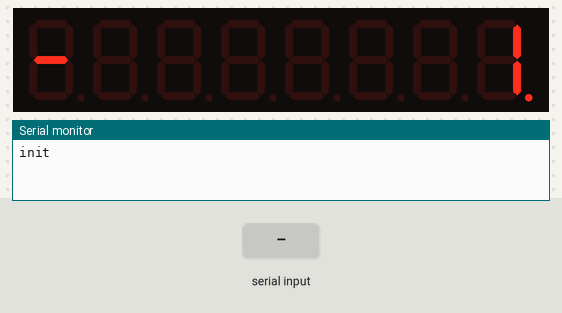
Recording of a sketch running on a simulated Arduino Uno, built with avr-gcc and run on an emulated ATmega328P. Shown: 8-digit seven-segment display, the last lines printed to the serial monitor. Inputs (shaded band) come from the test bench.

Above: at 1.2 s.
1.3 s: "t" received over Serial
At 1.7 s:
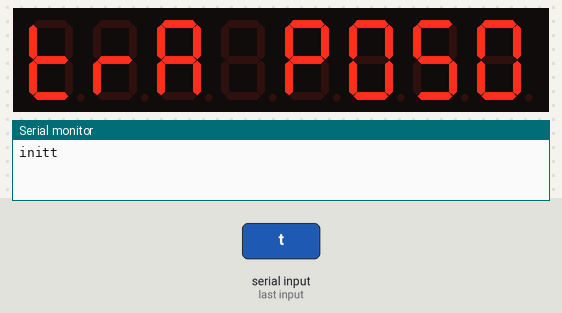
At 2.2 s:
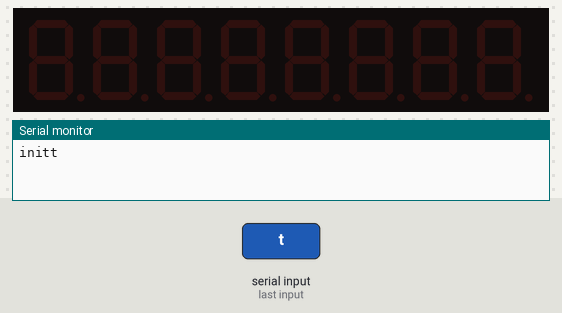
Timing chart, 0 to 4.3 s (numbered marks = the images above; inputs shaded):
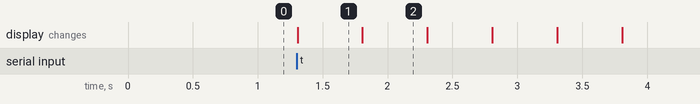

The sketch:

display.ino
```cpp
#include <EEPROM.h>
#include "SevSeg.h"

int eeAddress = 0;

SevSeg sevseg; //Instantiate a seven segment controller object
int wins;
int anteswins;
void setup() {
  Serial.begin(9600);
  int myTimeout = 5;  // milliseconds for Serial.readString
  Serial.setTimeout(myTimeout);
  byte numDigits = 8;
  byte digitPins[] = {2,3,4,5,9,8,7,6};
  byte segmentPins[] = {10, 11, A0, A1, A2, A3, A4, A5};
  bool resistorsOnSegments = false; // 'false' means resistors are on digit pins
  byte hardwareConfig = 2; // See README.md for options
  bool updateWithDelays = false; // Default. Recommended
  bool leadingZeros = false; // Use 'true' if you'd like to keep the leading zeros

  sevseg.begin(hardwareConfig, numDigits, digitPins, segmentPins, resistorsOnSegments, updateWithDelays, leadingZeros);
  sevseg.setBrightness(90);
  EEPROM.get(eeAddress,wins);
  sevseg.setNumber(wins, 0);
  Serial.print("init");
}

void loop() {
  anteswins=wins;
  if (Serial.available()>0){
    String x = Serial.readString();
    //Serial.println(x);
    String mode = getValue(x, ':', 0);
    String number = getValue(x, ':', 1);
    int numberval = number.toInt();
    Serial.print(mode);
    //char modeval=mode.toChar();
    if (mode=="t\n" || mode=="t"){
      TramposoFull();
      sevseg.setNumber(wins, 0);
    }
    if (mode=="w\n" || mode=="w"){
      ThorWinsFull();
    }
    if (mode=="l\n" || mode=="l"){
      wins--;
    }
    if (mode=="s\n" || mode=="s"){
      wins=numberval;
    }
    if (mode=="r\n" || mode=="r"){
      wins=0;
    }
  }
  if(anteswins!=wins){
    sevseg.setNumber(wins, 0);
    EEPROM.put( eeAddress, wins );
  }

  sevseg.refreshDisplay(); // Must run repeatedly
}

String getValue(String data, char separator, int index)
{
    int found = 0;
    int strIndex[] = { 0, -1 };
    int maxIndex = data.length() - 1;

    for (int i = 0; i <= maxIndex && found <= index; i++) {
        if (data.charAt(i) == separator || i == maxIndex) {
            found++;
            strIndex[0] = strIndex[1] + 1;
            strIndex[1] = (i == maxIndex) ? i+1 : i;
        }
    }
    return found > index ? data.substring(strIndex[0], strIndex[1]) : "";
}
void ThorWins(){
  bool ThorWinsTime=true;
  bool ThorWinsFraseUno=false;
  bool ThorWinsFraseDos=false;
  bool ThorWinsFraseBlank=false;
  unsigned long temporizador = millis();
  while (ThorWinsTime){
    char fraseWinUno[8]={'t','h','o','r','g','a','n','a'};
    char fraseBlank[8]={' ',' ',' ',' ',' ',' ',' ',' '};
    char fraseWinDos[8]={'t','h','o','r','g','a','n','a'};
    if (millis()-temporizador<2000 && ThorWinsFraseUno==false){
      sevseg.setChars(fraseWinUno);
      ThorWinsFraseUno=true;
    }
    if (millis()-temporizador>2000 && ThorWinsFraseBlank==false){
      sevseg.setChars(fraseBlank);
      ThorWinsFraseBlank=true;
    }
    if (millis()-temporizador>2300 && ThorWinsFraseDos==false){
      sevseg.setChars(fraseWinDos);
      ThorWinsFraseDos=true;
    }
    if (millis()-temporizador>4000){
    wins++;
    ThorWinsTime=false;
    }
    sevseg.refreshDisplay();
   }
}

void ThorWinsFull(){
  bool ThorWinsTime=true;
  bool ThorWinsFrase=false;
  bool ThorWinsFraseBlank=false;
  unsigned long temporizador = millis();
  int showTime=500;
  char fraseThorWins[8] = {'t','h','o','r','g','a','n','a'};
  char fraseBlank[8]={' ',' ',' ',' ',' ',' ',' ',' '};
  for (int i=0; i<10; i++){
    ThorWinsTime=true;
    temporizador = millis();
    while (ThorWinsTime){
      if (millis()-temporizador<showTime && ThorWinsFrase==false){
        sevseg.setChars(fraseThorWins);
        ThorWinsFrase=true;
      }
      if (millis()-temporizador>showTime && ThorWinsFraseBlank==false){
        sevseg.setChars(fraseBlank);
        ThorWinsFraseBlank=true;
      }
      if (millis()-temporizador>(showTime+showTime)){
        ThorWinsTime=false;
        ThorWinsFrase=false;
        ThorWinsFraseBlank=false;
      }
      sevseg.refreshDisplay();
    }
  }
  wins++;
  sevseg.refreshDisplay();
}

void TramposoFull(){
  bool TramposoTime=true;
  bool TramposoFrase=false;
  bool TramposoFraseBlank=false;
  bool TramposoFraseDos=false;
  unsigned long temporizador = millis();
  int showTime=500;
  char fraseTramposo[8] = {'t','r','a','m','p','o','s','o'};
  char fraseBlank[8]={' ',' ',' ',' ',' ',' ',' ',' '};
  for (int i=0; i<10; i++){
    TramposoTime=true;
    temporizador = millis();
    while (TramposoTime){
      if (millis()-temporizador<showTime && TramposoFrase==false){
        sevseg.setChars(fraseTramposo);
        TramposoFrase=true;
      }
      if (millis()-temporizador>showTime && TramposoFraseBlank==false){
        sevseg.setChars(fraseBlank);
        TramposoFraseBlank=true;
      }
      if (millis()-temporizador>(showTime+showTime)){
        TramposoTime=false;
        TramposoFrase=false;
        TramposoFraseBlank=false;
      }
      sevseg.refreshDisplay();
    }
  }
}
```

Measured:
- after the input at 1.3 s, the display: changes at once (image 1)
- what the display in image 1 shows lasts 0.5 s, from 1.3 s to 1.8 s
